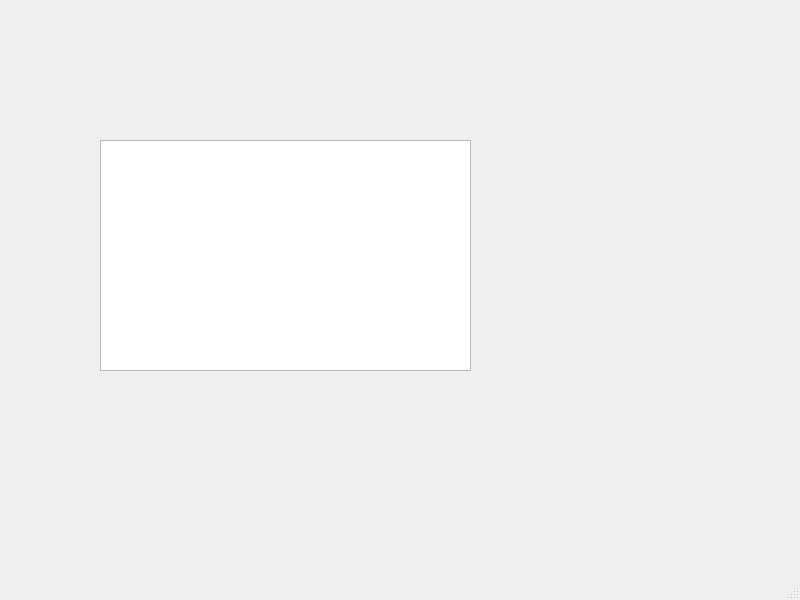
<?xml version="1.0" encoding="UTF-8"?>
<ui version="4.0">
 <class>MainWindow</class>
 <widget class="QMainWindow" name="MainWindow">
  <property name="geometry">
   <rect>
    <x>0</x>
    <y>0</y>
    <width>800</width>
    <height>600</height>
   </rect>
  </property>
  <property name="windowTitle">
   <string>MainWindow</string>
  </property>
  <widget class="QWidget" name="centralwidget">
   <widget class="QTextEdit" name="textEdit">
    <property name="geometry">
     <rect>
      <x>100</x>
      <y>140</y>
      <width>371</width>
      <height>231</height>
     </rect>
    </property>
   </widget>
  </widget>
  <widget class="QMenuBar" name="menubar">
   <property name="geometry">
    <rect>
     <x>0</x>
     <y>0</y>
     <width>800</width>
     <height>22</height>
    </rect>
   </property>
  </widget>
  <widget class="QStatusBar" name="statusbar"/>
 </widget>
 <resources/>
 <connections/>
</ui>
